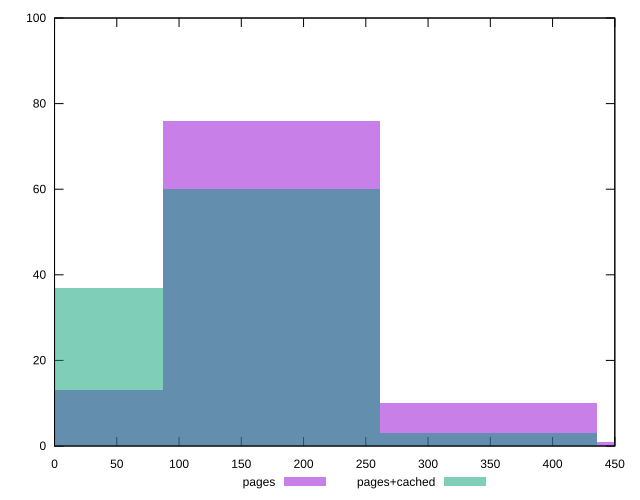

Recreate this plot in gnuplot.
reset

$pages <<EOF
174.28573927692395 76
348.5714785538479 10
0 13
522.8572178307718 1
EOF

$pagesCached <<EOF
348.5714785538479 3
0 37
174.28573927692395 60
EOF

set key outside below
set boxwidth 174.28573927692395
set xrange [0:450]
set yrange [0:100]
set trange [0:100]
set style fill transparent solid 0.5 noborder
set terminal svg size 640, 500 enhanced background rgb 'white'
set output "report_0_00242021-02-20T12:25:28.543Z/uses-http2/comparison/histogram/0_vs_1.svg"

plot $pages title "pages" with boxes, \
     $pagesCached title "pages+cached" with boxes

reset
